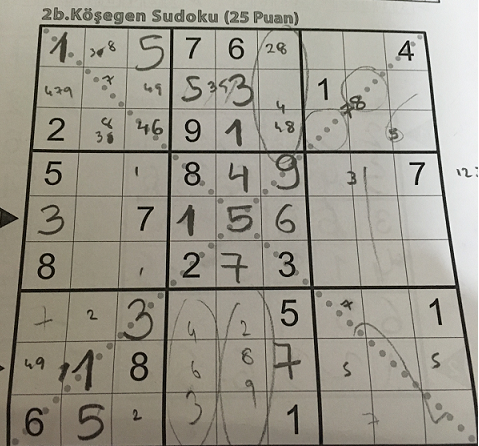
#> input picture Goruntu Isleme/Beginning/resimler/sudoku.png, 479 x 446 px
$ python ornk20.py
#> lines starting #> are read from the running program, lines starting #| are printed output that depends on the picture
#-*-coding utf-8 -*-
#Image Perspektifi Alma
import numpy as np
import cv2
from matplotlib import pyplot as plt

img=cv2.imread('resimler/sudoku.png')
#> img is the input picture: shape (446, 479, 3); mean B, G, R 140.4, 151.8, 155.5
rows,cols,ch=img.shape
#> rows = 446; cols = 479; ch = 3

pts1=np.float32([[40,26],[425,30],[9,445],[475,441]]) #Perspektifi alinacak cercevenin noktalari
pts2=np.float32([[0,0],[300,0],[0,300],[300,300]]) #perspektif ile tasinacak noktalar.

M=cv2.getPerspectiveTransform(pts1,pts2)

dst=cv2.warpPerspective(img,M,(300,300))
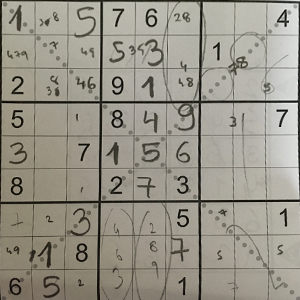
#> dst: shape (300, 300, 3); mean B, G, R 137.2, 148.9, 152.6

plt.subplot(121),plt.imshow(img),plt.title('input')
plt.subplot(122),plt.imshow(dst),plt.title('output')
plt.show()
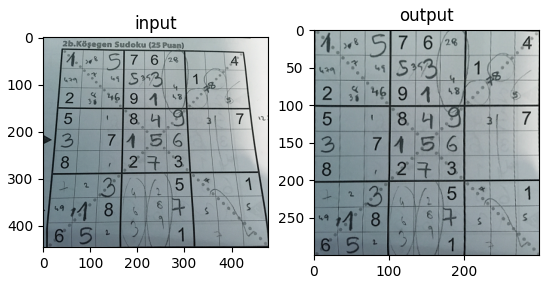
#> figure drawn by matplotlib, 2 panels; B, G, R data is drawn as R, G, B

$ run again, with Goruntu Isleme/Beginning/resimler/apple.jpg saved as Goruntu Isleme/Beginning/resimler/sudoku.png
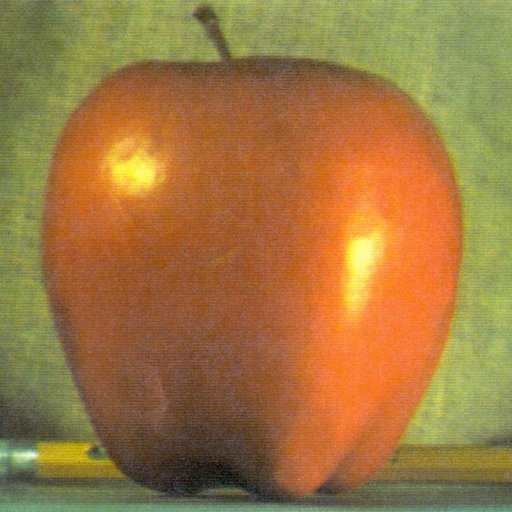
#> input picture Goruntu Isleme/Beginning/resimler/apple.jpg, 512 x 512 px
#> img is the input picture: shape (512, 512, 3); mean B, G, R 64.8, 119.7, 159.1
#> `dst=cv2.warpPerspective(img,M,(300,300))`:
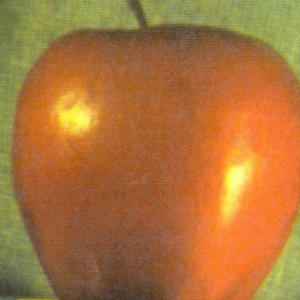
#> dst: shape (300, 300, 3); mean B, G, R 58.8, 115.1, 172.6
#> `plt.show()`:
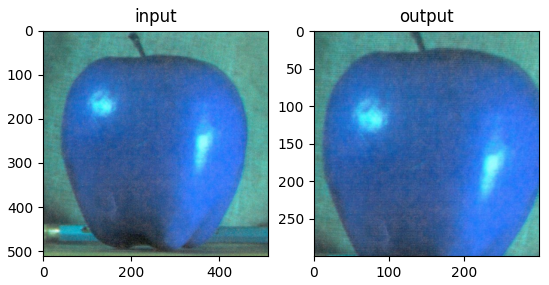
#> figure drawn by matplotlib, 2 panels; B, G, R data is drawn as R, G, B
